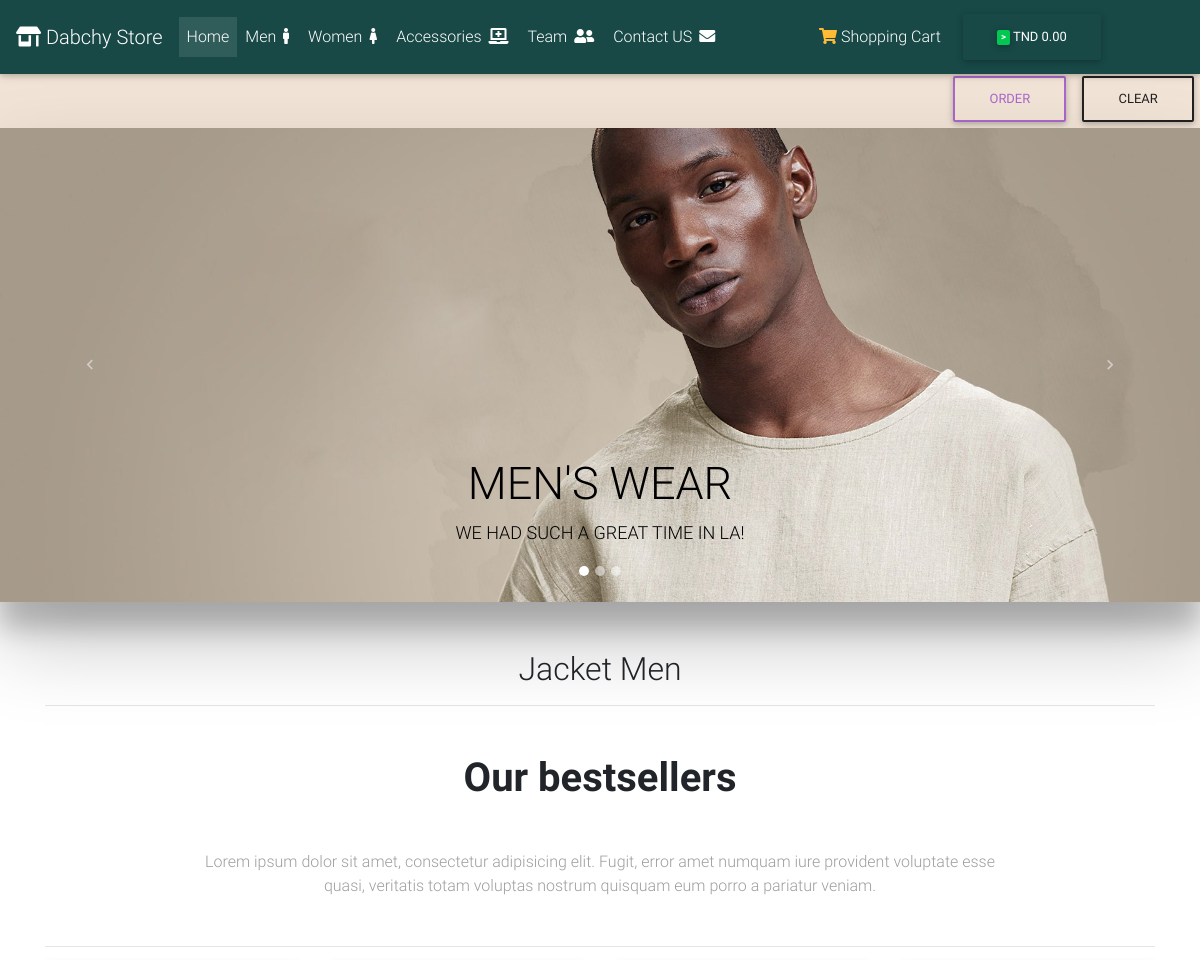
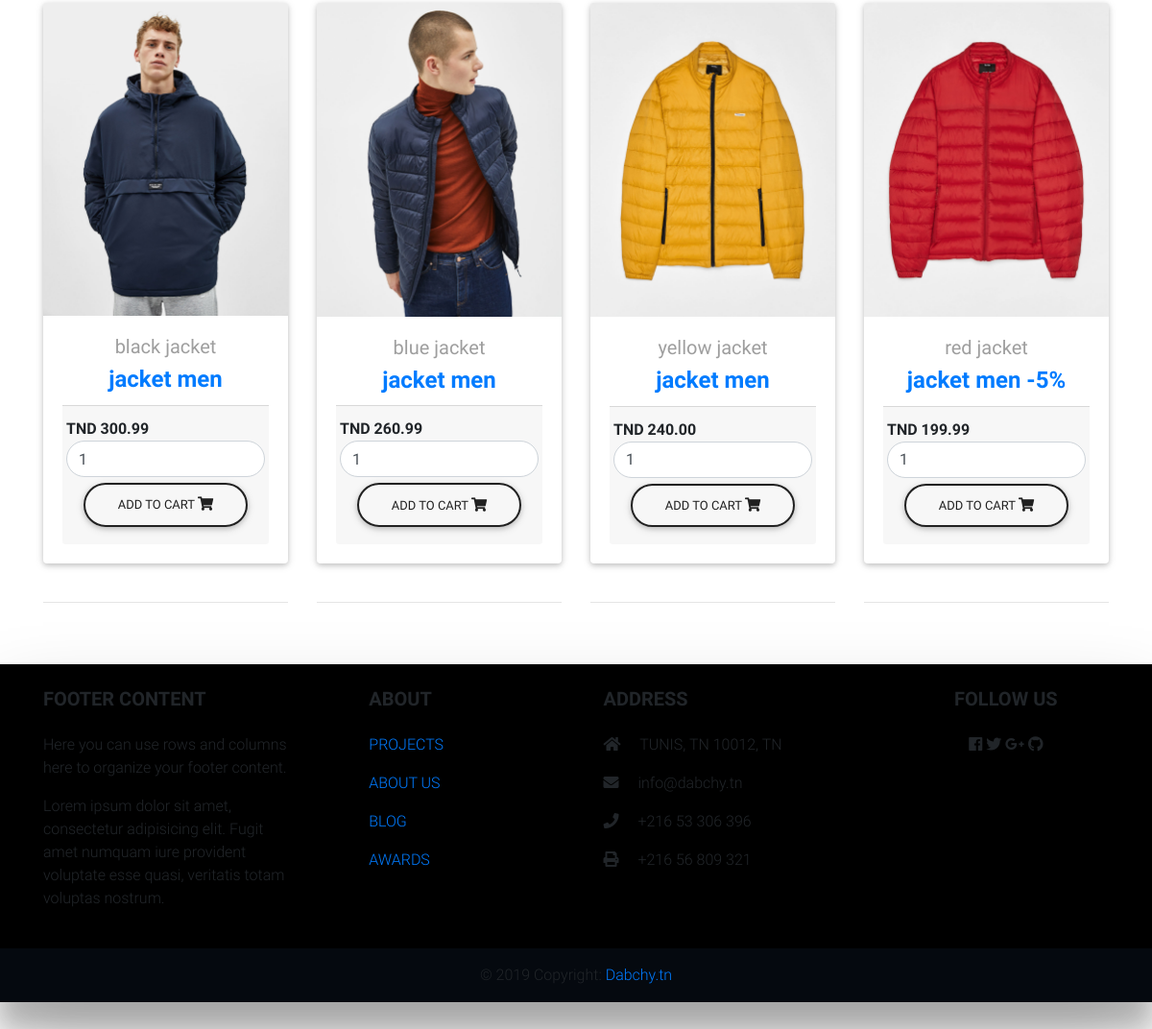
Screenshot of /jacket_men.php with the database file from the repository (2 pictures, top to bottom).
### tables this page shows
CREATE TABLE IF NOT EXISTS `tbl_product` (
  `id` int(11) NOT NULL,
  `name` varchar(255) NOT NULL,
  `image` varchar(255) NOT NULL,
  `price` double(10,2) NOT NULL,
  `cathegories` varchar(20) DEFAULT NULL,
  `type` varchar(20) DEFAULT NULL,
  `balance` varchar(10) DEFAULT NULL,
  `quantity` int(11) DEFAULT NULL
);

### fetch_jacket_men.php (the view, shortened to what this page needs)
<!DOCTYPE html>
<html>
<head>
  <link rel="stylesheet" href="https://use.fontawesome.com/releases/v5.7.0/css/all.css">
    <link href="MDBootstrap/css/bootstrap.min.css" rel="stylesheet">
    <link href="MDBootstrap/css/mdb.min.css" rel="stylesheet">
    <link href="MDBootstrap/css/style.css" rel="stylesheet">
</head>
<body>
   <section class="text-center my-5">
  <h2 class="h1-responsive font-weight-bold text-center my-5 ">Our bestsellers</h2>
  <p class="grey-text text-center w-responsive mx-auto mb-5 ">Lorem ipsum dolor sit amet, consectetur
    adipisicing elit. Fugit, error amet numquam iure provident voluptate esse quasi, veritatis totam voluptas
    nostrum quisquam eum porro a pariatur veniam.</p>
    <hr>
</body>
</html>
<div class="row">
<?php
include('database_connection.php');
$query = "SELECT * FROM tbl_product where cathegories='men' and type='jacket'  ORDER BY id DESC";
$statement = $connect->prepare($query);
if($statement->execute())
{
  $result = $statement->fetchAll();
  $output = '';
  foreach($result as $k)
  {
    $output .= '
<div class="col-lg-3 col-md-6 mb-lg-0 mb-4">
      <div class="card card-cascade narrower card-ecommerce example hoverable">
        <div class="view view-cascade overlay ">
          <img src="img/'.$k["image"].'"" class="card-img-top img-fluid"
            >
          <a>
            <div class="mask rgba-white-slight"></div>
          </a>
        </div>
        <div class="card-body card-body-cascade text-center">
          <a href="" class="grey-text">
            <h5 id="name'.$k["id"].'">'.$k["name"].'</h5>
            <input type="hidden" name="hidden_name" id="name'.$k["id"].'" value="'.$k["name"].'" />
          </a>
          <h4 class="card-title">
            <strong>
              <a href="">'.$k["type"].'</a>
              <a href="">'.$k["cathegories"].'</a>
              <a href="">'.$k["balance"].'</a>
            </strong>
          </h4>
          <div class="card-footer px-1">
            <span class="float-left font-weight-bold">
              <strong>TND '.$k["price"] .'</strong>
              <input type="hidden" name="hidden_price" id="price'.$k["id"].'" value="'.$k["price"].'" />
            </span>
            <div>
            <input type="text"  name="quantity" id="quantity' . $k["id"] .'" class="form-control rounded-pill example hoverable" value="1" />
            <button type="button" name="add_to_cart" id="'.$k["id"].'" class="btn btn-outline-dark  add_to_cart rounded-pill example hoverable">Add to Cart <i class="fas fa-shopping-cart"></i></button>
            </div>
          </div>
        </div>
      </div>
      <br>
      <hr>
    </div>
    ';
  }
  echo $output;
}
?>
</div>

### rows the page displays
tbl_product: image (picture), name "black jacket", type "jacket", cathegories "men", price "300.99"
tbl_product: image (picture), name "blue jacket", type "jacket", cathegories "men", price "260.99"
tbl_product: image (picture), name "yellow jacket", type "jacket", cathegories "men", price "240.00"
tbl_product: image (picture), name "red jacket", type "jacket", cathegories "men", balance "-5%", price "199.99"
